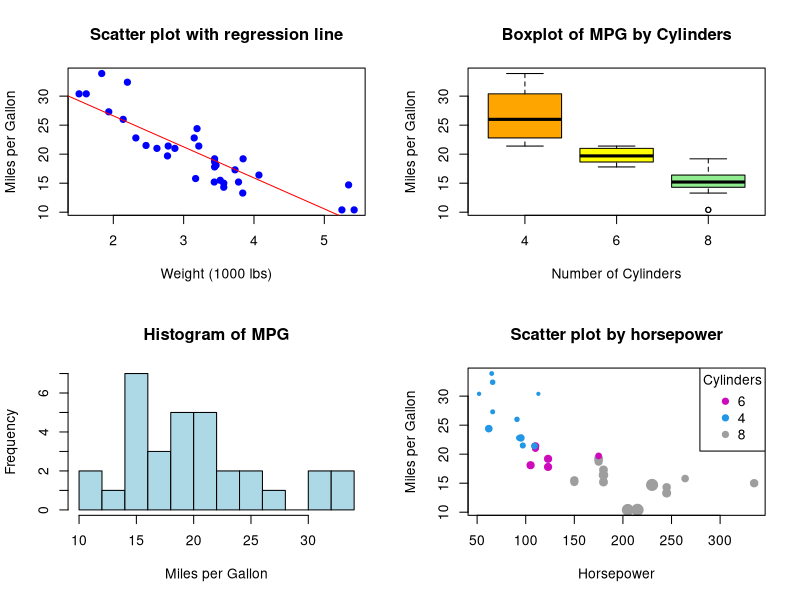

Generate this figure with R:
# visualisation.R

# Charger les données mtcars
data(mtcars)

# Configurer les paramètres de la fenêtre graphique
par(mfrow = c(2, 2))  # Diviser la fenêtre en une grille 2x2

# Graphique 1: Diagramme de dispersion avec une ligne de régression
plot(mtcars$wt, mtcars$mpg,
     main = "Scatter plot with regression line",
     xlab = "Weight (1000 lbs)",
     ylab = "Miles per Gallon",
     pch = 19, col = "blue")
abline(lm(mpg ~ wt, data = mtcars), col = "red")  # Ajouter une ligne de régression

# Graphique 2: Boîtes à moustaches pour mpg par cylindre
boxplot(mpg ~ cyl, data = mtcars,
        main = "Boxplot of MPG by Cylinders",
        xlab = "Number of Cylinders",
        ylab = "Miles per Gallon",
        col = c("orange", "yellow", "lightgreen"))

# Graphique 3: Histogramme de la distribution de mpg
hist(mtcars$mpg, breaks = 10, col = "lightblue",
     main = "Histogram of MPG",
     xlab = "Miles per Gallon")

# Graphique 4: Diagramme de dispersion avec différentes couleurs et tailles
plot(mtcars$hp, mtcars$mpg,
     main = "Scatter plot by horsepower",
     xlab = "Horsepower",
     ylab = "Miles per Gallon",
     pch = 19, col = mtcars$cyl, cex = mtcars$wt/3)
legend("topright", legend = unique(mtcars$cyl), col = unique(mtcars$cyl), pch = 19,
       title = "Cylinders")